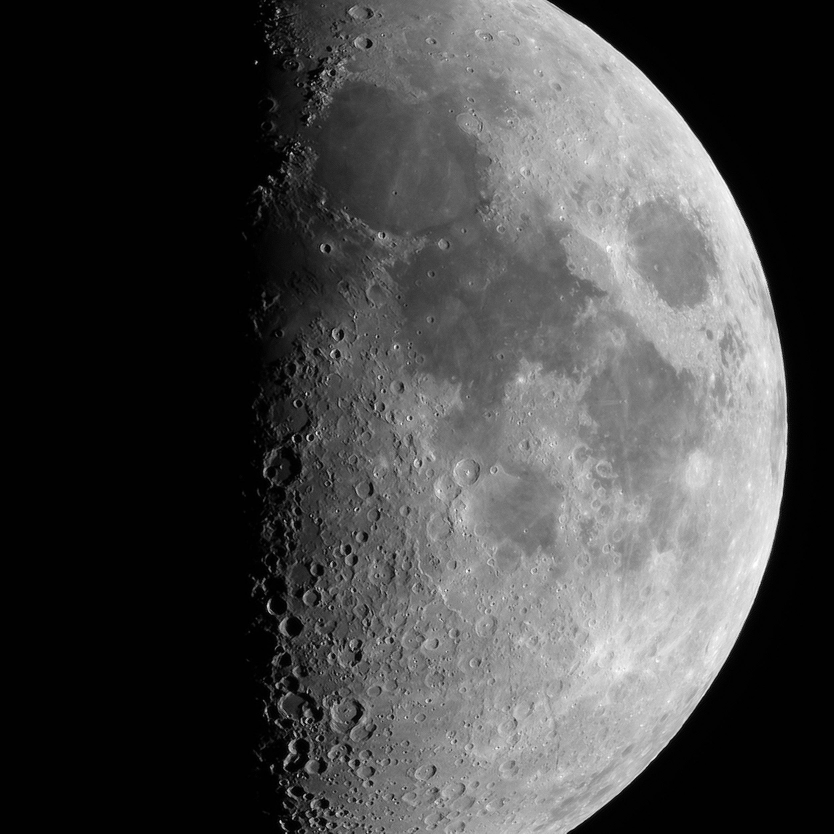
#> input picture papers/superderivative/data/moon_sky.jpg, 2500 x 2500 px (shown at 1/3 size)
$ python demo_formulation_comparison.py
#> lines starting #> are read from the running program, lines starting #| are printed output that depends on the picture
### papers/superderivative/src/superderivative_edge.py
"""Superderivative and relative-gradient edge operators.

Implements the radial score L=(x I_x+y I_y)/I, the log-gradient magnitude
||grad I||/I, and the parametric family ||grad I||/I^p.
"""
from __future__ import annotations

import numpy as np
from scipy import ndimage


def _validate_image(image: np.ndarray) -> np.ndarray:
    """Return a float64, strictly-positive image array."""
    img = np.asarray(image, dtype=np.float64)
    if img.ndim != 2:
        raise ValueError("image must be 2-D greyscale")
    if np.any(img <= 0):
        raise ValueError("image must be strictly positive; add an offset if needed")
    return img


def _derivatives(image: np.ndarray, method: str = "sobel") -> tuple[np.ndarray, np.ndarray]:
    """Estimate I_x and I_y with a classical derivative kernel.

    Kernels are applied by convolution; the 2x2 Roberts mask is therefore flipped.
    """
    if method == "sobel":
        ix = ndimage.sobel(image, axis=1)
        iy = ndimage.sobel(image, axis=0)
    elif method == "scharr":
        kx = np.array([[-3, 0, 3], [-10, 0, 10], [-3, 0, 3]], dtype=np.float64)
        ky = kx.T
        ix = ndimage.convolve(image, kx)
        iy = ndimage.convolve(image, ky)
    elif method == "prewitt":
        ix = ndimage.prewitt(image, axis=1)
        iy = ndimage.prewitt(image, axis=0)
    elif method == "roberts":
        ix = ndimage.convolve(image, np.array([[1, 0], [0, -1]], dtype=np.float64))
        iy = ndimage.convolve(image, np.array([[0, 1], [-1, 0]], dtype=np.float64))
    else:
        raise ValueError(f"unknown derivative method: {method}")
    return ix, iy


# [10 lines left out: function superderivative_score, not called in this run]


def superderivative_magnitude(image: np.ndarray, eps: float = 1e-6,
                              derivative: str = "sobel") -> np.ndarray:
    """Log-gradient magnitude ||grad I|| / I (two-step discretisation)."""
    img = _validate_image(image)
    ix, iy = _derivatives(img, method=derivative)
    return np.sqrt(ix ** 2 + iy ** 2) / (img + eps)


# [19 lines left out: functions log_gradient_magnitude, radial_score_magnitude, not called in this run]


def parametric_magnitude(image: np.ndarray, p: float = 1.0,
                         eps: float = 1e-6,
                         derivative: str = "sobel") -> np.ndarray:
    """Parametric family E_p = ||grad I|| / I^p."""
    img = _validate_image(image)
    ix, iy = _derivatives(img, method=derivative)
    if p == 0:
        return np.sqrt(ix ** 2 + iy ** 2)
    return np.sqrt(ix ** 2 + iy ** 2) / (img ** p + eps)


# [9 lines left out: function parametric_log_magnitude, not called in this run]


def regularized_magnitude(image: np.ndarray, p: float = 1.0,
                          alpha: float = 0.05,
                          derivative: str = "sobel") -> np.ndarray:
    """Regularised relative gradient ||grad I|| / (I^p + alpha)."""
    img = _validate_image(image)
    ix, iy = _derivatives(img, method=derivative)
    return np.sqrt(ix ** 2 + iy ** 2) / (img ** p + alpha)


def local_mean_magnitude(image: np.ndarray, p: float = 1.0,
                         radius: int = 5,
                         derivative: str = "sobel") -> np.ndarray:
    """Relative gradient with a local-mean denominator."""
    img = _validate_image(image)
    size = 2 * radius + 1
    local_mean = ndimage.uniform_filter(img, size=size)
    ix, iy = _derivatives(img, method=derivative)
    return np.sqrt(ix ** 2 + iy ** 2) / (local_mean ** p + 1e-6)


# [7 lines left out: function multiplicative_gradient, not called in this run]


def classical_magnitude(image: np.ndarray, method: str = "sobel") -> np.ndarray:
    """Classical absolute gradient magnitude for comparison."""
    img = np.asarray(image, dtype=np.float64)
    ix, iy = _derivatives(img, method=method)
    return np.sqrt(ix ** 2 + iy ** 2)


# [99 lines left out: functions canny_edges, canny_magnitude, bsds_metrics, bsds_best_f1, edge_metrics, not called in this run]

### papers/superderivative/src/demos/demo_formulation_comparison.py
"""Compare superderivative formulations: baseline, regularised and local-mean.

Run from the repository root: python src/demos/demo_formulation_comparison.py
"""
from __future__ import annotations
import sys

import os

from pathlib import Path

import numpy as np

# Anchored on this file, not on the working directory: run from src/
# with a relative "figures/" and the output lands in src/figures/,
# where the paper never looks.
FIG_DIR = Path(__file__).resolve().parents[2] / "figures"
from skimage import data, color

sys.path.insert(0, str(Path(__file__).resolve().parent.parent))
from superderivative_edge import (
    superderivative_magnitude,
    parametric_magnitude,
    regularized_magnitude,
    local_mean_magnitude,
    classical_magnitude,
)


def to_gray(im: np.ndarray) -> np.ndarray:
    if im.ndim == 3:
        return color.rgb2gray(im)
    return im.astype(np.float64) / 255.0


def load_images(size: int = 256) -> dict[str, np.ndarray]:
#> called with size = 256
    images = {}
    # First image: a real Moon against a dark sky, so the unregularised
    # log-gradient has to contend with a near-zero denominator.
    moon_path = Path(__file__).resolve().parents[2] / "data" / "moon_sky.jpg"
    from skimage import io
    candidates = {
        "moon": io.imread(str(moon_path)),
        "astronaut": data.astronaut(),
        "camera": data.camera(),
    }
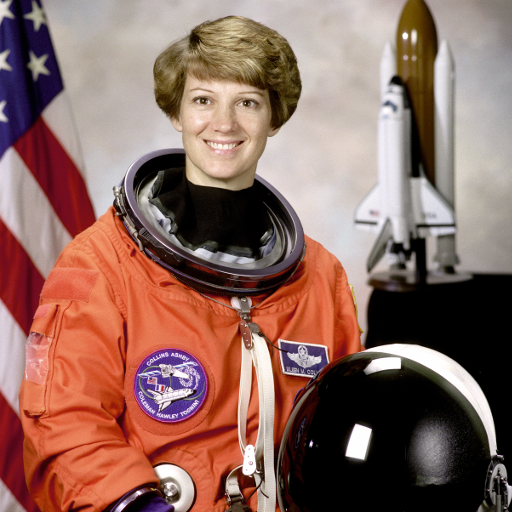
#> input picture skimage.data.astronaut(), 512 x 512 px
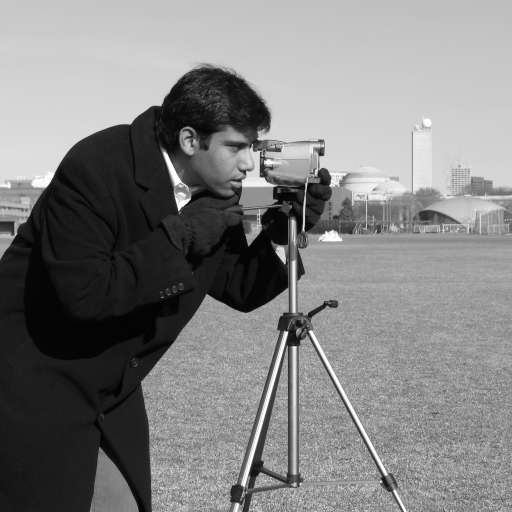
#> input picture skimage.data.camera(), 512 x 512 px
    for name, im in candidates.items():
        im = to_gray(im)
        h, w = im.shape
        s = min(h, w)
        im = im[(h - s) // 2:(h + s) // 2, (w - s) // 2:(w + s) // 2]
        if s != size:
            from skimage.transform import resize
            im = resize(im, (size, size), anti_aliasing=True, mode="reflect")
        images[name] = np.clip(im, 0.0, 1.0)
#> this loop made 3 passes
#> (name, h, w, s) on passes 1 to 3: ('moon', 2500, 2500, 2500), ('astronaut', 512, 512, 512), ('camera', 512, 512, 512)
#> after the loop, images = 3 items
    return images


def main() -> None:
    images = load_images(256)
#> images = 3 items
    images = {k: images[k] for k in ["moon", "astronaut"]}
#> images = 2 items

    # One row per image, one column per formulation, every column named.
    # The previous layout split the five formulations over two stacked 2x3
    # blocks with hspace=0.05, which clipped the second row's titles: three
    # of the five variants went to print unlabelled.
    variants = [
        ("Original", None),
        ("Sobel", lambda img: classical_magnitude(img, method="sobel")),
        ("SD $p=1$", lambda img: superderivative_magnitude(img, eps=1e-3)),
        ("SD $p=0.5$", lambda img: parametric_magnitude(img, p=0.5, eps=1e-3)),
        ("Reg. $\\alpha=0.05$",
         lambda img: regularized_magnitude(img, p=1.0, alpha=0.05)),
        ("Local mean", lambda img: local_mean_magnitude(img, p=1.0, radius=5)),
    ]

    try:
        import matplotlib.pyplot as plt
        from matplotlib import gridspec

        n_rows, n_cols = len(images), len(variants)
#> n_rows = 2; n_cols = 6
        fig = plt.figure(figsize=(2.0 * n_cols, 2.0 * n_rows + 0.35))
        gs = gridspec.GridSpec(n_rows, n_cols, figure=fig,
                               wspace=0.03, hspace=0.06)

        for row, (img_name, img) in enumerate(images.items()):
            img_pos = np.clip(img, 1e-3, 1.0)
            for col, (name, fn) in enumerate(variants):
                ax = fig.add_subplot(gs[row, col])
                if fn is None:
                    ax.imshow(img, cmap="gray", vmin=0.0, vmax=1.0)
                else:
                    arr = np.nan_to_num(fn(img_pos), nan=0.0,
                                        posinf=0.0, neginf=0.0)
                    # 99th percentile, not the maximum: one pixel in the dark
                    # sky sets the maximum for the unregularised variants and
                    # renders the rest of the panel black.
                    vmax = max(float(np.percentile(arr, 99.0)), 1e-9)
                    ax.imshow(np.clip(arr / vmax, 0, 1), cmap="magma",
                              vmin=0.0, vmax=1.0)
                ax.set_xticks([]); ax.set_yticks([])
                for sp in ax.spines.values():
                    sp.set_visible(False)
                if row == 0:
                    ax.set_title(name, fontsize=9, pad=3)
                if col == 0:
                    ax.set_ylabel(img_name, fontsize=9, fontweight="bold",
                                  labelpad=3)
#> this loop made 2 passes
#> (row, img_name) on passes 1 to 2: (0, 'moon'), (1, 'astronaut')
#> pass 1, in _derivatives, `ix = ndimage.sobel(image, axis=1)`:
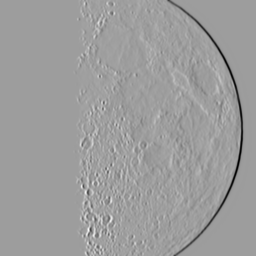
#> ix: shape (256, 256) float64; min -3.19, max 1.99, mean -1.22e-10; drawn with min black and max white
#> pass 1, in _derivatives, `iy = ndimage.sobel(image, axis=0)`:
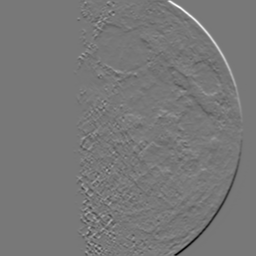
#> iy: shape (256, 256) float64; min -2.35, max 2.63, mean 0.000784; drawn with min black and max white
#> pass 1, in local_mean_magnitude, `local_mean = ndimage.uniform_filter(img, size=size)`:
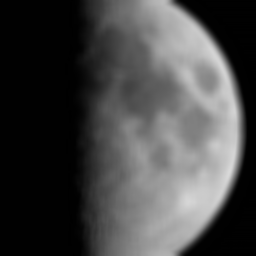
#> local_mean: shape (256, 256) float64; min 0.00385, max 0.851, mean 0.273
#> after the loop:
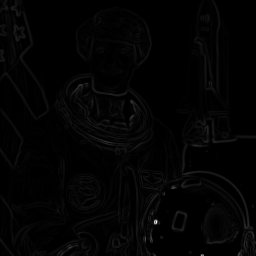
#> arr: shape (256, 256) float64; min 0, max 75.62, mean 1.1; drawn with min black and max white

        fig.tight_layout()
        FIG_DIR.mkdir(parents=True, exist_ok=True)
        fig.savefig(FIG_DIR / "formulation_comparison.png", dpi=200)
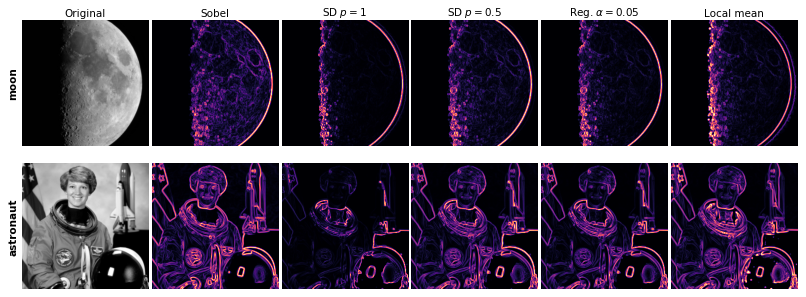
#> figure drawn by matplotlib, 12 panels
        print(f"Saved {FIG_DIR / 'formulation_comparison.png'!s}")
    except Exception as exc:  # pragma: no cover
        print(f"Skipping figure generation: {exc}")


if __name__ == "__main__":
    main()
